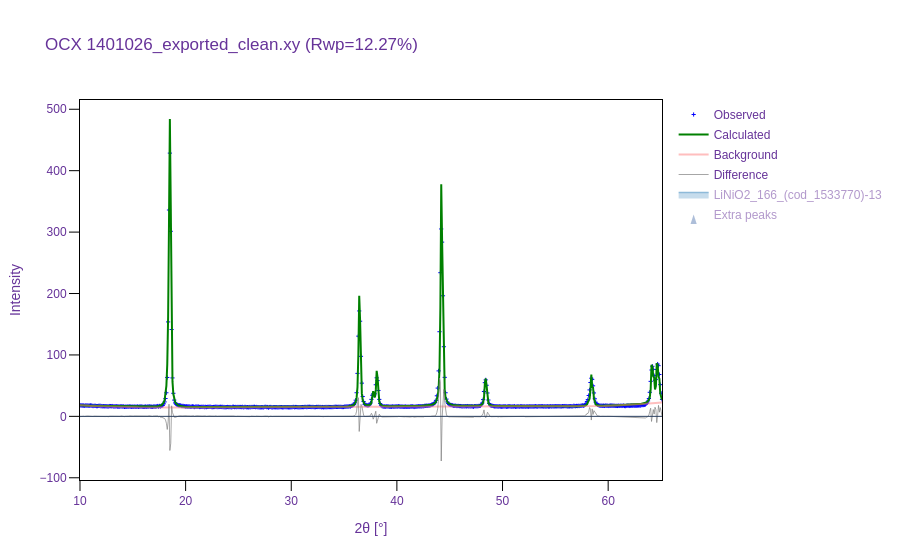

Here is the notebook cell this chart was saved with:
### Markdown cell above
Each `SearchResult` has a `.visualize()` method to visualize the refined pattern and
missing/extra peaks in the solution. If there are no missing or extra peaks, this option
will not appear.

### Code cell
search_results[0].visualize()

### Figure 1 — Plotly figure (JSON) as saved in the notebook; plotly's stock layout.template omitted (floating-point values rounded to 4 significant figures; data arrays with more than 128 entries replaced by an {"elided": "..."} marker saying what was removed)
{"data": [{"marker": {"color": "blue", "size": 3, "symbol": "cross-thin-open"}, "mode": "markers", "name": "Observed", "type": "scatter", "x": {"elided": "668 float values"}, "y": {"elided": "668 float values"}}, {"line": {"color": "green", "width": 2}, "mode": "lines", "name": "Calculated", "type": "scatter", "x": {"elided": "668 float values"}, "y": {"elided": "668 float values"}}, {"line": {"color": "#FF7F7F", "width": 2}, "mode": "lines", "name": "Background", "opacity": 0.5, "type": "scatter", "x": {"elided": "668 float values"}, "y": {"elided": "668 float values"}}, {"hoverinfo": "skip", "line": {"color": "#808080", "width": 1}, "mode": "lines", "name": "Difference", "opacity": 0.7, "type": "scatter", "x": {"elided": "668 float values"}, "y": {"elided": "668 float values"}}, {"hoverinfo": "none", "legendgroup": "LiNiO2_166_(cod_1533770)-13", "line": {"color": "#1f77b4", "width": 0}, "mode": "lines", "showlegend": false, "type": "scatter", "x": {"elided": "668 float values"}, "y": {"elided": "668 float values"}}, {"fill": "tonexty", "legendgroup": "LiNiO2_166_(cod_1533770)-13", "line": {"color": "#1f77b4", "width": 1.5}, "mode": "lines", "name": "LiNiO2_166_(cod_1533770)-13", "type": "scatter", "visible": "legendonly", "x": {"elided": "668 float values"}, "y": {"elided": "668 float values"}}, {"hovertemplate": "%{text}", "legendgroup": "LiNiO2_166_(cod_1533770)-13", "marker": {"color": "#1f77b4", "size": 5, "symbol": 142}, "mode": "markers", "name": "LiNiO2_166_(cod_1533770)-13", "showlegend": false, "text": ["18.54, 139.22", "36.46, 50.29", "37.75, 6.17", "38.11, 16.32", "44.22, 103.74", "48.39, 14.66", "58.15, 1.85", "58.41, 15.50", "64.15, 23.53", "64.65, 24.14"], "type": "scatter", "visible": "legendonly", "x": [18.54, 36.46, 37.75, 38.11, 44.22, 48.39, 58.15, 58.41, 64.15, 64.65], "y": [-117.0, -117.0, -117.0, -117.0, -117.0, -117.0, -117.0, -117.0, -117.0, -117.0]}, {"marker": {"color": "#f9726a", "opacity": 0.8, "size": 10, "symbol": 53}, "mode": "markers", "name": "Missing peaks", "showlegend": true, "text": [], "type": "scatter", "visible": "legendonly", "x": [], "y": []}, {"hovertemplate": "%{text}", "marker": {"color": "#335da0", "opacity": 0.8, "size": 10, "symbol": 53}, "mode": "markers", "name": "Extra peaks", "showlegend": true, "text": ["37.75, 6.17"], "type": "scatter", "visible": "legendonly", "x": [37.75], "y": [0.0]}], "layout": {"autosize": true, "font": {"color": "RebeccaPurple", "family": "Arial, sans-serif"}, "legend": {"title": {"text": ""}, "tracegroupgap": 1}, "plot_bgcolor": "white", "shapes": [{"line": {"width": 1}, "type": "line", "x0": 0, "x1": 1, "xref": "x domain", "y0": 0, "y1": 0, "yref": "y"}], "title": {"text": "OCX 1401026_exported_clean.xy (Rwp=12.27%)"}, "xaxis": {"linecolor": "black", "linewidth": 1, "mirror": true, "range": [10.0, 65.1], "showline": true, "tickcolor": "black", "ticklen": 10, "ticks": "outside", "tickwidth": 1, "title": {"text": "2θ [°]"}}, "yaxis": {"linecolor": "black", "linewidth": 1, "mirror": true, "showline": true, "tickcolor": "black", "ticklen": 10, "ticks": "outside", "tickwidth": 1, "title": {"text": "Intensity"}}}}
